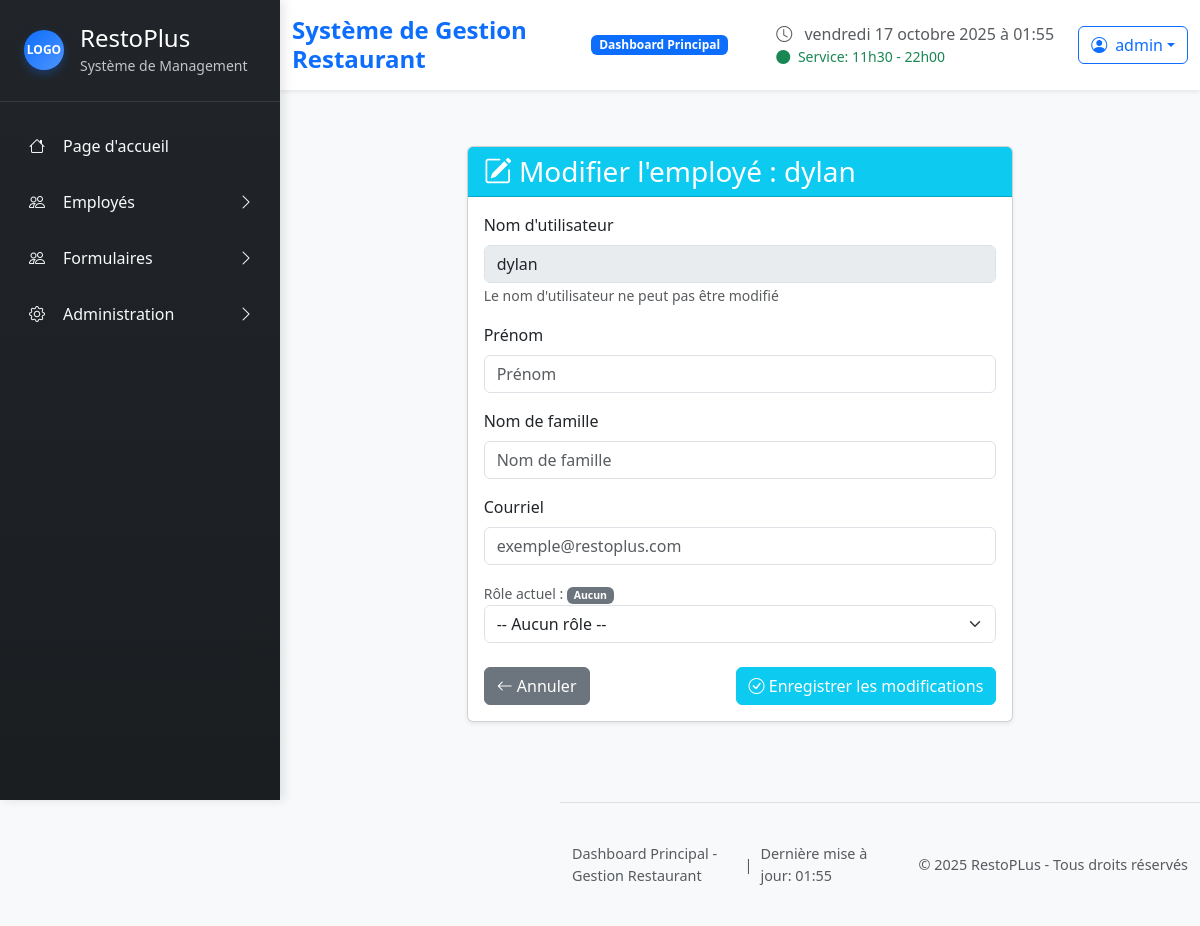
The page /edit-employee/4/ (signed in) on the database as committed earlier.
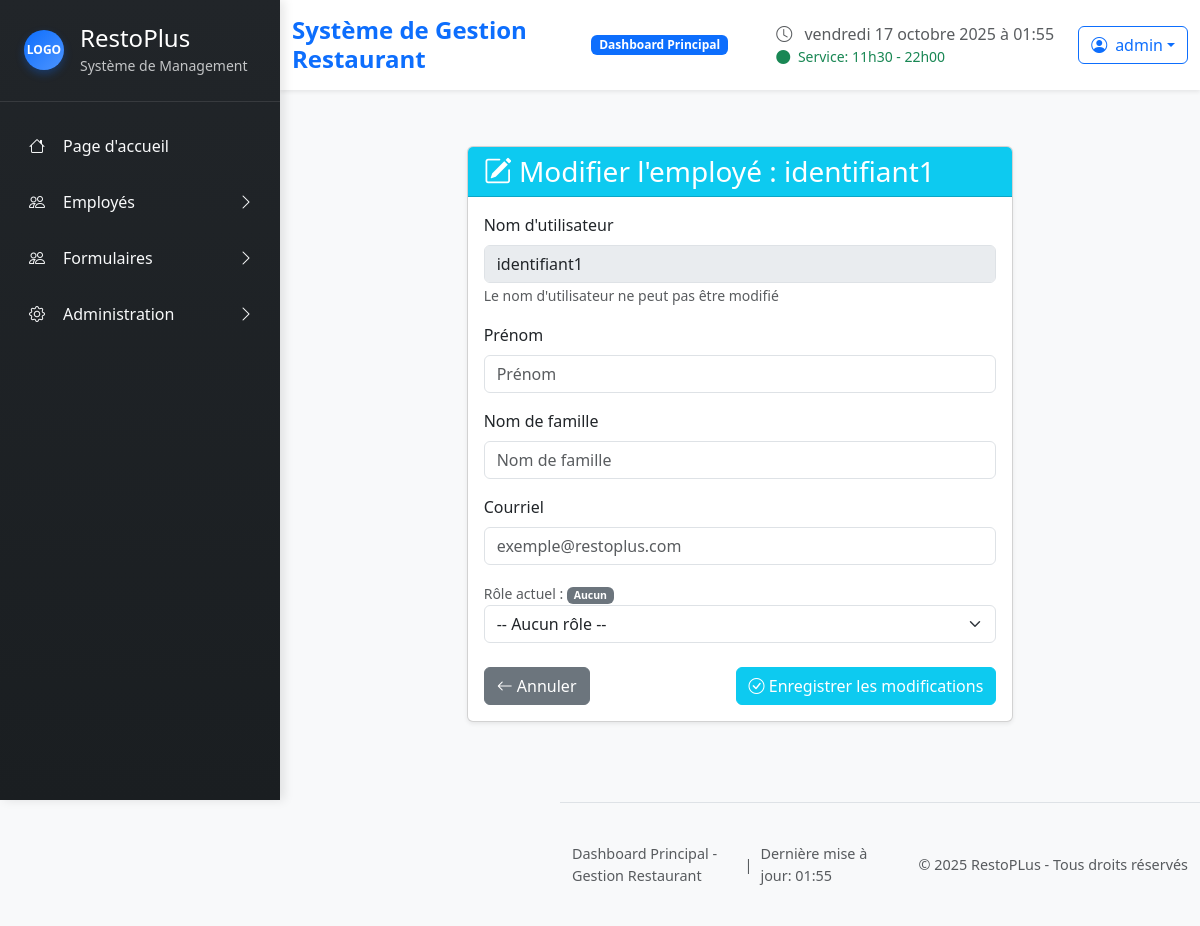
The same page on the database as committed later.
### restoplus/models.py (models this page shows, shortened)
class User(AbstractUser):
    class AvailabilityStatus(models.TextChoices):
        NOT_FILLED = "not_filled", "Non remplie"
        PENDING    = "pending",    "En attente"
        FILLED     = "filled",     "Remplie"
    availability_status = models.CharField(
        max_length=20,
        choices=AvailabilityStatus.choices,
        default=AvailabilityStatus.NOT_FILLED,
        verbose_name="Statut des disponibilités"
        )
    first_name = models.CharField(max_length=150, blank=True, verbose_name="Prénom")
    last_name = models.CharField(max_length=150, blank=True, verbose_name="Nom de famille")
    email = models.EmailField(blank=True, verbose_name="Courriel")
    is_manager = models.BooleanField(default=False)
    role = models.ForeignKey(Role, on_delete=models.SET_NULL, null=True, blank=True)
    def has_permission(self, permission):
        if self.is_superuser:
            return True
        if not self.role:
            return False
        return getattr(self.role, permission, False)
    def can_manage_employees(self):
        if self.is_superuser:
            return True
        return self.has_permission('can_manage_users')

### restoplus/views.py (the view, shortened to what this page needs)
# urls.py: path('edit-employee/<int:employe_id>/', views.edit_employee, name='edit_employee'),
@login_required
def edit_employee(request, employe_id):
    if not request.user.has_permission('can_manage_users'):
        messages.error(request, "Vous n'avez pas les permissions d'accéder à cette page")
        return redirect('no_access')
    try:
        employee = User.objects.get(id=employe_id)
    except User.DoesNotExist:
        raise Http404("Aucun employé ne correspond à cet ID.")
    if employee == request.user:
        messages.warning(request,
                         """Vous ne pouvez pas modifier votre propre profil ici.
                         Veuillez utiliser la page de profil.""")
        return redirect('employees_management')
    roles = Role.objects.all()
    return render(request, 'restoplus/edit_employee.html', {
        'employee': employee,
        'roles': roles
    })

### restoplus/templates/restoplus/edit_employee.html (shortened to what this page needs)
{% extends "restoplus/base.html" %}
{% load static %}
{% block content %}
<div class="container-fluid mt-4">
    <div class="row justify-content-center">
        <div class="col-md-8">
            <div class="card shadow-sm">
                <div class="card-header bg-info text-white">
                    <h3 class="mb-0">
                        <i class="bi bi-pencil-square"></i>
                        Modifier l'employé : {{ employee.username }}
                    </h3>
                </div>
                <div class="card-body">
                    <form method="POST" action="{% url 'edit_employee' employee.id %}">
                        <div class="mb-3">
                            <label for="username" class="form-label">Nom d'utilisateur</label>
                            <input type="text" class="form-control" id="username" value="{{ employee.username }}" disabled>
                            <small class="text-muted">Le nom d'utilisateur ne peut pas être modifié</small>
                        </div>
                        <div class="mb-3">
                            <label for="first_name" class="form-label">Prénom</label>
                            <input type="text" class="form-control" id="first_name" name="first_name"
                                   value="{{ employee.first_name }}" placeholder="Prénom">
                        </div>
                        <div class="mb-3">
                            <label for="last_name" class="form-label">Nom de famille</label>
                            <input type="text" class="form-control" id="last_name" name="last_name"
                                   value="{{ employee.last_name }}" placeholder="Nom de famille">
                        </div>
                        <div class="mb-3">
                            <label for="email" class="form-label">Courriel</label>
                            <input type="email" class="form-control" id="email" name="email"
                                   value="{{ employee.email }}" placeholder="exemple@restoplus.com">
                        </div>
                        <div class="mb-3">
                             <small class="text-muted">
                                Rôle actuel :
                                {% if employee.role %}
                                    <span class="badge bg-primary"> {{ employee.role.name }}</span>
                                {% else %}
                                   <span class="badge bg-secondary">Aucun</span>
                                {% endif %}
                            </small>
                            <select class="form-select" id="role_id" name="role_id">
                                <option value="">-- Aucun rôle --</option>
                            </select>
                        </div>
                        <div class="d-flex justify-content-between mt-4">
                            <a href="{% url 'employees_management' %}" class="btn btn-secondary">
                                <i class="bi bi-arrow-left"></i> Annuler
                            </a>
                            <button type="submit" class="btn btn-info text-white">
                                <i class="bi bi-check-circle"></i> Enregistrer les modifications
                            </button>
                        </div>
                    </form>
                </div>
            </div>
        </div>
    </div>
</div>
{% endblock %}

Rows that differ between the two databases and show on the page:
changed User: username "dylan" → "identifiant1"
